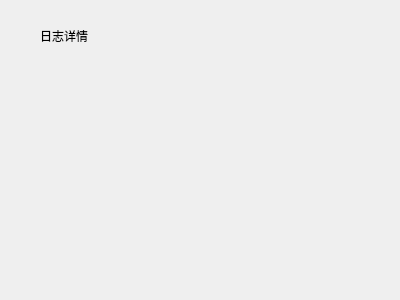
<?xml version="1.0" encoding="UTF-8"?>
<ui version="4.0">
 <class>DetailLog</class>
 <widget class="QWidget" name="DetailLog">
  <property name="geometry">
   <rect>
    <x>0</x>
    <y>0</y>
    <width>400</width>
    <height>300</height>
   </rect>
  </property>
  <property name="windowTitle">
   <string>Form</string>
  </property>
  <widget class="QLabel" name="label">
   <property name="geometry">
    <rect>
     <x>40</x>
     <y>30</y>
     <width>54</width>
     <height>12</height>
    </rect>
   </property>
   <property name="text">
    <string>日志详情</string>
   </property>
  </widget>
 </widget>
 <resources/>
 <connections/>
</ui>
